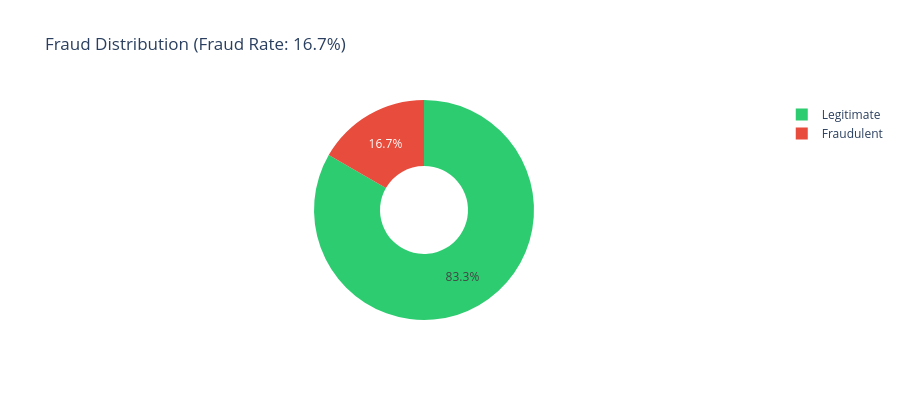

Notebook source saved alongside this figure:
### Markdown cell above
## Fraud Distribution Analysis

### Code cell
# Overall fraud distribution
fraud_counts = claims_df['is_fraudulent'].value_counts()
fraud_rate = claims_df['is_fraudulent'].mean()

fig = go.Figure(data=[
    go.Pie(
        labels=['Legitimate', 'Fraudulent'],
        values=[fraud_counts[False], fraud_counts[True]],
        hole=0.4,
        marker_colors=['#2ecc71', '#e74c3c']
    )
])

fig.update_layout(
    title=f'Fraud Distribution (Fraud Rate: {fraud_rate*100:.1f}%)',
    height=400
)

fig.show()

print(f"\nFraud Statistics:")
print(f"Total Claims: {len(claims_df)}")
print(f"Fraudulent: {fraud_counts[True]} ({fraud_rate*100:.1f}%)")
print(f"Legitimate: {fraud_counts[False]} ({(1-fraud_rate)*100:.1f}%)")

### Figure 1 — Plotly figure (JSON) as saved in the notebook; plotly's stock layout.template omitted (floating-point values rounded to 4 significant figures)
{"data": [{"hole": 0.4, "labels": ["Legitimate", "Fraudulent"], "marker": {"colors": ["#2ecc71", "#e74c3c"]}, "type": "pie", "values": [8465, 1693]}], "layout": {"height": 400, "title": {"text": "Fraud Distribution (Fraud Rate: 16.7%)"}}}
